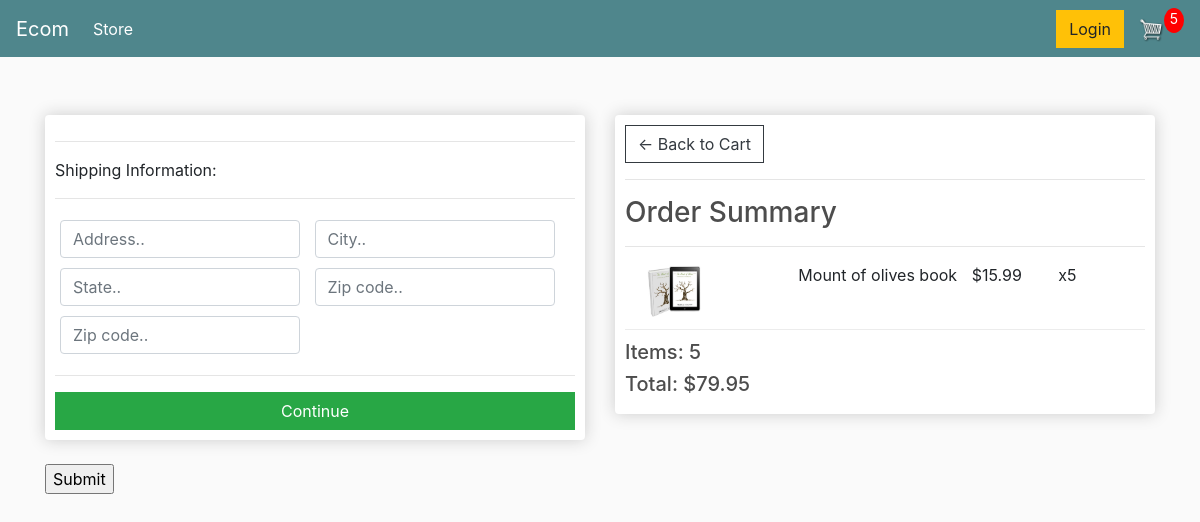
/checkout/ (signed in), run on an earlier commit of the app's database.
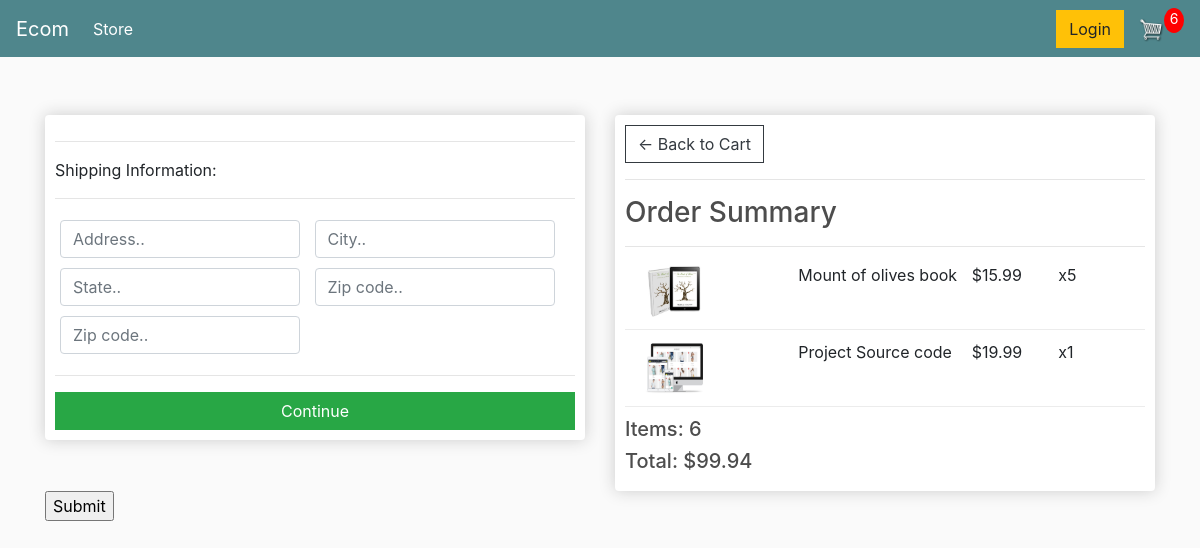
And on a later commit of the database.
### store/models.py (models this page shows, shortened)
class OrderItem(models.Model):
	product = models.ForeignKey(Product, on_delete=models.SET_NULL, null=True)
	order = models.ForeignKey(Order, on_delete=models.SET_NULL, null=True)
	quantity = models.IntegerField(default=0, null=True, blank=True)
	date_added = models.DateTimeField(auto_now_add=True)
	@property
	def get_total(self):
		total = self.product.price * self.quantity
		return total

class Product(models.Model):
	name = models.CharField(max_length=200)
	price = models.DecimalField(max_digits=7,decimal_places=2)
	digital = models.BooleanField(default=False,null=True, blank=True)
	image = models.ImageField(null=True, blank=True)
	@property
	def imageURL(self):
		try:
			url = self.image.url
		except:
			url = ''
		return url

class Order(models.Model):
	customer = models.ForeignKey(Customer, on_delete=models.SET_NULL, null=True, blank=True)
	date_ordered = models.DateTimeField(auto_now_add=True)
	complete = models.BooleanField(default=False)
	transaction_id = models.CharField(max_length=100, null=True)
	@property
	def shipping(self):
		shipping = False
		orderitems = self.orderitem_set.all()
		for i in orderitems:
			if i.product.digital == False:
				shipping = True
		return shipping
	@property
	def get_cart_total(self):
		orderitems = self.orderitem_set.all()
		total = sum([item.get_total for item in orderitems])
		return total
	@property
	def get_cart_items(self):
		orderitems = self.orderitem_set.all()
		total = sum([item.quantity for item in orderitems])
		return total

### store/views.py (the view)
# urls.py: path('checkout/', views.checkout, name="checkout"),
def checkout(request):
	data = cartData(request)
	cartItems = data['cartItems']
	order = data['order']
	items = data['items']
	uuid_val = uuid.uuid4()
	secret_key = "8gBm/:&EnhH.1/q"
	product_code = 'EPAYTEST'
	total_amount = order.get_cart_total
	data_to_sign = f"total_amount={total_amount},transaction_uuid={uuid_val},product_code={product_code}"
	signature = genSha256(secret_key, data_to_sign)
	context = {
		'items': items,
		'order': order,
		'cartItems': cartItems,
		'uuid': uuid_val,
		'signature': signature
	}
	return render(request, 'store/checkout.html', context)

### store/utils.py (called while the page is built)
def cartData(request):
	if request.user.is_authenticated:
		customer = request.user.customer
		order, created = Order.objects.get_or_create(customer=customer, complete=False)
		items = order.orderitem_set.all()
		cartItems = order.get_cart_items
	else:
		cookieData = cookieCart(request)
		cartItems = cookieData['cartItems']
		order = cookieData['order']
		items = cookieData['items']
	return{'cartItems':cartItems ,'order':order, 'items':items}

### store/views.py (called while the page is built)
def genSha256(key, message):
    key = key.encode('utf-8')
    message = message.encode('utf-8')
    hmac_sha256 = hmac.new(key, message, hashlib.sha256)
    digest = hmac_sha256.digest()
    signature = base64.b64encode(digest).decode('utf-8')
    return signature

### store/templates/store/checkout.html (shortened to what this page needs)
{% extends 'store/main.html' %}
{% load static%}
{% block content %}
<div class=row>
    <div class="col-lg-6">
        <div class="box-element" id="form-wrapper">
            <form id="form">
                <div id="shipping-info">
                    <hr>
                    <p>Shipping Information:</p>
                    <hr>
                    <div class="form-field">
                        <input class="form-control" type="text" name="address" placeholder="Address..">
                    </div>
                    <div class="form-field">
                        <input class="form-control" type="text" name="city" placeholder="City..">
                    </div>
                    <div class="form-field">
                        <input class="form-control" type="text" name="state" placeholder="State..">
                    </div>
                    <div class="form-field">
                        <input class="form-control" type="text" name="zipcode" placeholder="Zip code..">
                    </div>
                    <div class="form-field">
                        <input class="form-control" type="text" name="country" placeholder="Zip code..">
                    </div>
                </div>
                <hr>
                <input id="form-button" class="btn btn-success btn-block" type="submit" value="Continue">
            </form>
        </div>
        <br>
    </div>
    <div class="col-lg-6">
        <div class="box-element">
            <a  class="btn btn-outline-dark" href="{% url 'cart' %}">&#x2190; Back to Cart</a>
				<hr>
				<h3>Order Summary</h3>
				<hr>
                {% for item in items%}
				<div class="cart-row">
					<div style="flex:2"><img class="row-image" src="{{item.product.imageURL}}"></div>
					<div style="flex:2"><p>{{item.product.name}}</p></div>
					<div style="flex:1"><p>${{item.product.price}}</p></div>
					<div style="flex:1"><p>x{{item.quantity}}</p></div>
				</div>
                {% endfor%}
				<h5>Items: {{order.get_cart_items}}</h5>
				<h5>Total: ${{order.get_cart_total|floatformat:2}}</h5>
        </div>
    </div>
</div>
<div class="esewa-form">
    <form id= "esewa-form"action="https://rc-epay.esewa.com.np/api/epay/main/v2/form" method="POST">
      <input value="Submit" type="submit">
  </div>
{% endblock content %}

What changed in the data, as far as the page shows it:
added OrderItem: product.imageURL (picture), product.name "Project Source code", product.price "19.99", quantity "1"
computed for Order: get_cart_items "5" → "6"; get_cart_total "79.95" → "99.94"
Also different on the page:
{{ cartItems }}: "5" → "6"
